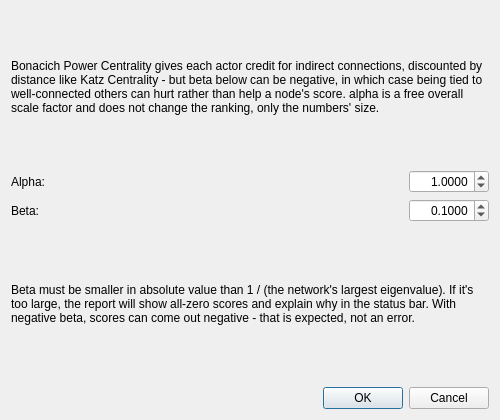
<?xml version="1.0" encoding="UTF-8"?>
<ui version="4.0">
 <class>DialogCentralityBonacich</class>
 <widget class="QDialog" name="DialogCentralityBonacich">
  <property name="geometry">
   <rect>
    <x>0</x>
    <y>0</y>
    <width>500</width>
    <height>420</height>
   </rect>
  </property>
  <property name="minimumSize">
   <size>
    <width>500</width>
    <height>420</height>
   </size>
  </property>
  <property name="windowTitle">
   <string>Bonacich Power Centrality</string>
  </property>
  <layout class="QVBoxLayout" name="verticalLayout">
   <item>
    <widget class="QLabel" name="label">
     <property name="text">
      <string>Bonacich Power Centrality gives each actor credit for indirect connections, discounted by distance like Katz Centrality - but beta below can be negative, in which case being tied to well-connected others can hurt rather than help a node's score. alpha is a free overall scale factor and does not change the ranking, only the numbers' size.</string>
     </property>
     <property name="textFormat">
      <enum>Qt::TextFormat::RichText</enum>
     </property>
     <property name="wordWrap">
      <bool>true</bool>
     </property>
    </widget>
   </item>
   <item>
    <layout class="QHBoxLayout" name="alphaLayout">
     <item>
      <widget class="QLabel" name="alphaLabel">
       <property name="text">
        <string>Alpha:</string>
       </property>
      </widget>
     </item>
     <item>
      <spacer name="alphaSpacer">
       <property name="orientation">
        <enum>Qt::Orientation::Horizontal</enum>
       </property>
       <property name="sizeHint" stdset="0">
        <size>
         <width>40</width>
         <height>20</height>
        </size>
       </property>
      </spacer>
     </item>
     <item>
      <widget class="QDoubleSpinBox" name="alphaDoubleSpinBox">
       <property name="minimumSize">
        <size>
         <width>80</width>
         <height>0</height>
        </size>
       </property>
       <property name="toolTip">
        <string>&lt;html&gt;&lt;head/&gt;&lt;body&gt;&lt;p&gt;A free overall scale factor - it does not affect convergence, only the size of the resulting scores.&lt;/p&gt;&lt;/body&gt;&lt;/html&gt;</string>
       </property>
       <property name="statusTip">
        <string>Overall scale factor. Does not change the ranking, only the numbers' size.</string>
       </property>
       <property name="alignment">
        <set>Qt::AlignmentFlag::AlignRight|Qt::AlignmentFlag::AlignTrailing|Qt::AlignmentFlag::AlignVCenter</set>
       </property>
       <property name="decimals">
        <number>4</number>
       </property>
       <property name="minimum">
        <double>0.000100000000000</double>
       </property>
       <property name="maximum">
        <double>10.000000000000000</double>
       </property>
       <property name="singleStep">
        <double>0.010000000000000</double>
       </property>
       <property name="value">
        <double>1.000000000000000</double>
       </property>
      </widget>
     </item>
    </layout>
   </item>
   <item>
    <layout class="QHBoxLayout" name="betaLayout">
     <item>
      <widget class="QLabel" name="betaLabel">
       <property name="text">
        <string>Beta:</string>
       </property>
      </widget>
     </item>
     <item>
      <spacer name="betaSpacer">
       <property name="orientation">
        <enum>Qt::Orientation::Horizontal</enum>
       </property>
       <property name="sizeHint" stdset="0">
        <size>
         <width>40</width>
         <height>20</height>
        </size>
       </property>
      </spacer>
     </item>
     <item>
      <widget class="QDoubleSpinBox" name="betaDoubleSpinBox">
       <property name="minimumSize">
        <size>
         <width>80</width>
         <height>0</height>
        </size>
       </property>
       <property name="toolTip">
        <string>&lt;html&gt;&lt;head/&gt;&lt;body&gt;&lt;p&gt;Must satisfy |beta| &amp;lt; 1 / (the network's largest eigenvalue), or the computation will not converge - the report will explain if your value is too large. May be negative.&lt;/p&gt;&lt;/body&gt;&lt;/html&gt;</string>
       </property>
       <property name="statusTip">
        <string>Attenuation factor. May be negative, flipping whether connections to well-connected others help or hurt.</string>
       </property>
       <property name="alignment">
        <set>Qt::AlignmentFlag::AlignRight|Qt::AlignmentFlag::AlignTrailing|Qt::AlignmentFlag::AlignVCenter</set>
       </property>
       <property name="decimals">
        <number>4</number>
       </property>
       <property name="minimum">
        <double>-10.000000000000000</double>
       </property>
       <property name="maximum">
        <double>10.000000000000000</double>
       </property>
       <property name="singleStep">
        <double>0.010000000000000</double>
       </property>
       <property name="value">
        <double>0.100000000000000</double>
       </property>
      </widget>
     </item>
    </layout>
   </item>
   <item>
    <widget class="QLabel" name="hintLabel">
     <property name="text">
      <string>Beta must be smaller in absolute value than 1 / (the network's largest eigenvalue). If it's too large, the report will show all-zero scores and explain why in the status bar. With negative beta, scores can come out negative - that is expected, not an error.</string>
     </property>
     <property name="textFormat">
      <enum>Qt::TextFormat::RichText</enum>
     </property>
     <property name="wordWrap">
      <bool>true</bool>
     </property>
     <property name="enabled">
      <bool>true</bool>
     </property>
    </widget>
   </item>
   <item>
    <widget class="QDialogButtonBox" name="buttonBox">
     <property name="orientation">
      <enum>Qt::Orientation::Horizontal</enum>
     </property>
     <property name="standardButtons">
      <set>QDialogButtonBox::StandardButton::Cancel|QDialogButtonBox::StandardButton::Ok</set>
     </property>
    </widget>
   </item>
  </layout>
 </widget>
 <resources/>
 <connections>
  <connection>
   <sender>buttonBox</sender>
   <signal>accepted()</signal>
   <receiver>DialogCentralityBonacich</receiver>
   <slot>accept()</slot>
  </connection>
  <connection>
   <sender>buttonBox</sender>
   <signal>rejected()</signal>
   <receiver>DialogCentralityBonacich</receiver>
   <slot>reject()</slot>
  </connection>
 </connections>
</ui>
